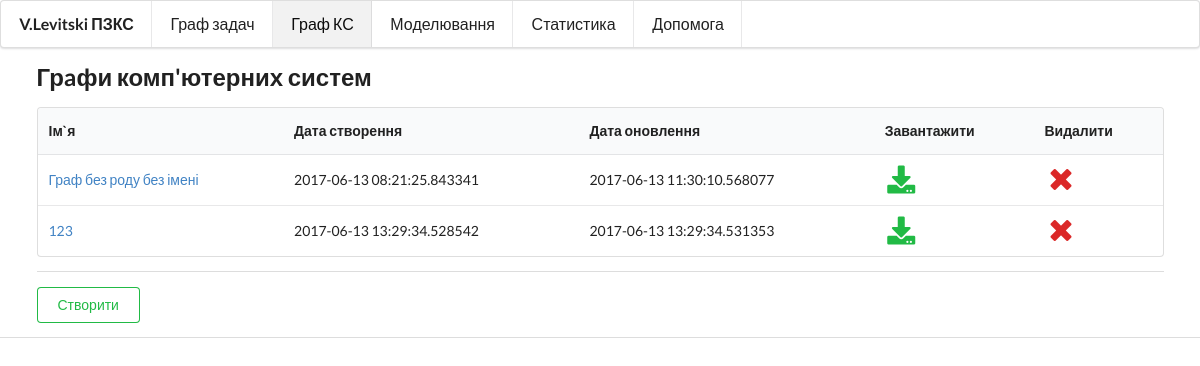
The page /cs-graph/ on the database its author committed.
### app.py (models this page shows, shortened)
class CSGraph(db.Model):
    id = db.Column(db.Integer, primary_key=True, autoincrement=True)
    name = db.Column(db.String)
    created_at = db.Column(db.DateTime)
    updated_at = db.Column(db.DateTime)
    data = db.Column(db.String)

### app.py (the view)
@app.route('/cs-graph/')
def cs_graph():
    graphs = CSGraph.query.all()
    return render_template('graph_cs.html', graphs=graphs)

### templates/graph_cs.html (shortened to what this page needs)
{% extends "index.html" %}
{% block head %}
    {{ super() }}
{% endblock %}
{% block content %}
    {{ super() }}
    <div class="ui container">
        {% if graphs %}
            <h2>Грaфи комп'ютерних систем</h2>
            <table class="ui table">
                <thead>
                <tr>
                    <th>Ім`я</th>
                    <th>Дата створення</th>
                    <th>Дата оновлення</th>
                    <th>Завантажити</th>
                    <th>Видалити</th>
                </tr>
                </thead>
                <tbody>
                {% for g in graphs %}
                    <tr>
                        <td>
                            <a href="{{ url_for('save_cs_graph',id=g.id) }}">
                                {{ g.name }}
                            </a>
                        </td>
                        <td>{{ g.created_at }}</td>
                        <td>{{ g.updated_at }}</td>
                        <td>
                            <a href="{{ url_for('download_cs_graph', id=g.id) }}"><i
                                    class="download big green icon"></i></a></td>
                        <td>
                            <a href="{{ url_for('delete_cs_graph', id=g.id) }}"><i
                                    class="remove big red icon"></i></a></td>
                    </tr>
                {% endfor %}
                </tbody>
            </table>
        {% endif %}
        <div class="ui divider"></div>
        <a class="ui basic positive button"
           href="{{ url_for('save_cs_graph') }}">Створити</a>
    </div>
{% endblock %}

### rows shown on the page
CSGraph: name "Граф без роду без імені", created_at "2017-06-13 08:21:25.843341", updated_at "2017-06-13 11:30:10.568077"
CSGraph: name "123", created_at "2017-06-13 13:29:34.528542", updated_at "2017-06-13 13:29:34.531353"
